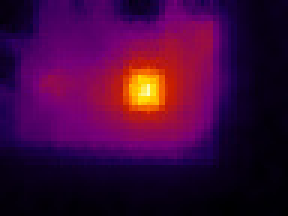
#> input picture CameraRGB/thermalCameraFrame.jpg, 96 x 72 px (shown 3 times larger)
$ python -i alignement_overlay.py   (imports and definitions only)
#> lines starting #> are read from the running program, lines starting #| are printed output that depends on the picture; after the words box and inside, x2 and y2 are one past the last pixel; in counts of white or black regions, pixels touching at a corner belong together
#> further down, picture is the input picture: shape (72, 96, 3); mean B, G, R 57.7, 6.3, 65.1
"""
ETAPES 2, 3, 4 - Detection PCB, Alignement Blueprint, Localisation + Overlay thermique
========================================================================================

Ce script :
  ETAPE 2 : detecte automatiquement les 4 coins du PCB sur l'image RGB (Canny + contours)
  ETAPE 3 : calcule l'homographie RGB -> Blueprint JPG (registration / recalage)
  ETAPE 4 : - localise le pixel le plus chaud sur l'image thermique
            - le projette (Etape1 -> Etape3) jusque dans le repere du blueprint
            - dessine un reticule sur le blueprint
  BONUS   : genere une image "overlay" = thermique superpose au blueprint, MAIS avec
            une interpolation "component-aware" : au lieu d'un degrade continu classique,
            chaque composant (contour ferme detecte sur le PCB) recoit UNE SEULE couleur
            uniforme = la temperature moyenne mesuree a l'interieur de son propre contour.
            Cela evite qu'un pixel de bordure d'un composant "vole" une couleur intermediaire
            issue du composant voisin (probleme classique de l'interpolation bilineaire brute).

Dependances :
    pip install opencv-python numpy

Pre-requis :
    - avoir deja genere homography.npy via etape1_calibrage_homographie.py
      (matrice H1 : thermique -> RGB)

Utilisation typique :
    python etape2_3_4_alignement_overlay.py \
        --thermal thermal.jpg --rgb rgb.jpg --blueprint blueprint.jpg \
        --h1 homography.npy --out resultat_overlay.jpg
"""

import time

import cv2
import numpy as np
import argparse
import json
import os


class NumpyEncoder(json.JSONEncoder):
    """Encodeur JSON tolerant aux types numpy (ndarray, float32, int64, etc.)"""

    # [37 lines left out: functions default, load_thermal_matrix, order_points, not called in this run]


class PointPicker:
    """Selection manuelle de points au clic (utilise comme fallback si la detection auto echoue)."""

    # [36 lines left out: functions __init__, _redraw, _on_mouse, pick, not called in this run]


# ----------------------------------------------------------------------------
# ETAPE 2 : Detection des 4 coins du PCB sur l'image RGB
# ----------------------------------------------------------------------------

def detect_pcb_corners(rgb_img, canny_low=50, canny_high=150, min_area_ratio=0.05, debug_out=None):
    """
    Detecte le contour du PCB (rectangle) sur fond de plan de travail
    et retourne ses 4 coins ordonnes en pixels RGB.
    Fallback automatique : si aucun contour a 4 cotes n'est trouve,
    utilise le rectangle englobant oriente (minAreaRect) du plus gros contour.
    """
#> called with canny_low = 50, canny_high = 150, min_area_ratio = 0.05
    gray = cv2.cvtColor(rgb_img, cv2.COLOR_BGR2GRAY)
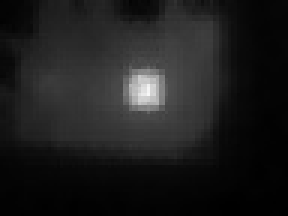
#> gray: shape (72, 96) (shown 3 times larger); min 0, max 247, mean 29.7
    blurred = cv2.GaussianBlur(gray, (5, 5), 0)
    edges = cv2.Canny(blurred, canny_low, canny_high)
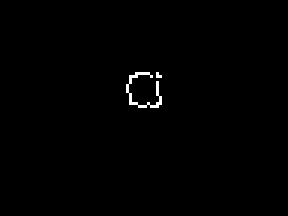
#> edges: shape (72, 96) (shown 3 times larger); 0.56% white in thin lines or dots, all inside (x1, y1, x2, y2) = (42, 24, 54, 36)
    edges = cv2.dilate(edges, np.ones((5, 5), np.uint8), iterations=2)
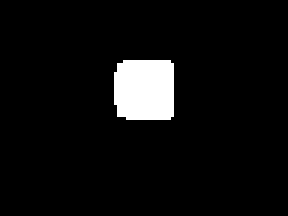
#> edges: shape (72, 96) (shown 3 times larger); 5.6% white; 1 white region, box (x1, y1, x2, y2) and area: (38, 20, 58, 40) 384
    edges = cv2.erode(edges, np.ones((5, 5), np.uint8), iterations=1)
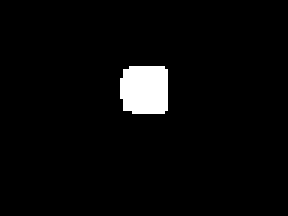
#> edges: shape (72, 96) (shown 3 times larger); 3.5% white; 1 white region

    contours, _ = cv2.findContours(edges, cv2.RETR_EXTERNAL, cv2.CHAIN_APPROX_SIMPLE)
#> contours = 1 contour; box (x1, y1, x2, y2) and area: (40, 22, 56, 38) 212
    if not contours:
        raise RuntimeError("Aucun contour detecte. Verifiez le contraste PCB / fond de travail.")

    img_area = rgb_img.shape[0] * rgb_img.shape[1]
#> img_area = 6912
    contours = [c for c in contours if cv2.contourArea(c) > min_area_ratio * img_area]
#> contours = []
    if not contours:
#> (the run stopped early here; a loop or call above may not have finished)
